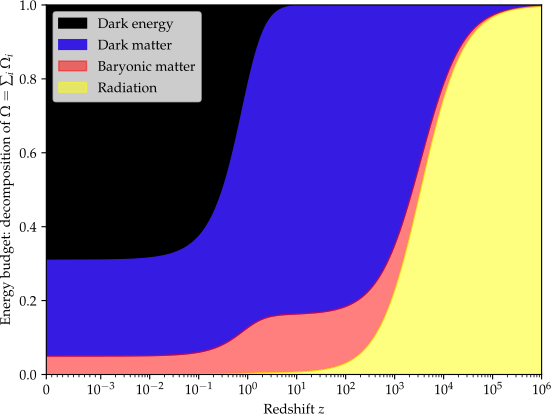

Write Python code to recreate this figure.
import numpy as np
import matplotlib.pyplot as plt
import matplotlib
import scipy.constants as sc
from astropy.constants import codata2018 as ac
from astropy.constants import iau2015 as aa
import astropy.units as u
from astropy.cosmology import Planck15 as cosmo
import astropy.uncertainty as aun

def universe_composition():
    z = np.concatenate(([0], np.logspace(-5, 6, num=1000)))
    
    components = {
        'Dark energy': cosmo.Ode(z),
        'Dark matter': cosmo.Odm(z),
        'Baryonic matter': cosmo.Ob(z),
        'Radiation': cosmo.Ogamma(z) + cosmo.Onu(z)
        # 'Photon radiation': cosmo.Ogamma(z),
        # 'Neutrino radiation': cosmo.Onu(z)
    }
    colors = {
        'Dark energy': 'black',
        'Dark matter': '#361be3',
        'Baryonic matter': 'red',
        'Radiation': 'yellow'
        # 'Photon radiation': 'yellow',
        # 'Neutrino radiation': 'orange',
    }
    alphas = {
        'Dark energy': 1.,
        'Dark matter': 1.,
        'Baryonic matter': .5,
        'Radiation': .5,
        # 'Photon radiation': .5,
        # 'Neutrino radiation': .5,
    }
    
    current_budget = np.ones_like(z)
    
    for name, comp in components.items():
        
        plt.fill_between(z,
            y1=current_budget-comp,
            y2=current_budget,
            alpha=alphas[name],
            label=name, 
            color=colors[name])
        current_budget -= comp

    plt.xlabel('Redshift $z$')
    plt.ylabel('Energy budget: decomposition of $\Omega = \sum_i \Omega_i$')
    plt.ylim(0, 1)
    plt.xlim(min(z), max(z))
    plt.legend(loc='upper left')
    
    ax = plt.gca()
    linthresh = 1e-3
    ax.set_xscale('symlog', linthresh=1e-3)
    ax.xaxis.set_minor_locator(matplotlib.ticker.LogLocator(base = 10.0, subs = np.arange(.1, 1., .1), numticks = 12))
    ax.xaxis.set_minor_formatter(matplotlib.ticker.NullFormatter())
    
    new_ticks = [tick for tick in ax.get_xticks(minor=True) if tick >= linthresh/10 and tick <= max(z)]
    ax.set_xticks(ticks = new_ticks, minor=True)

def hubble_rate():
    z = np.logspace(-2, 6)
    
    plt.loglog(z, cosmo.H(z))

if __name__ == "__main__":
    from make_all_figures import plot_and_save
    plot_and_save(universe_composition)
    plot_and_save(hubble_rate)
